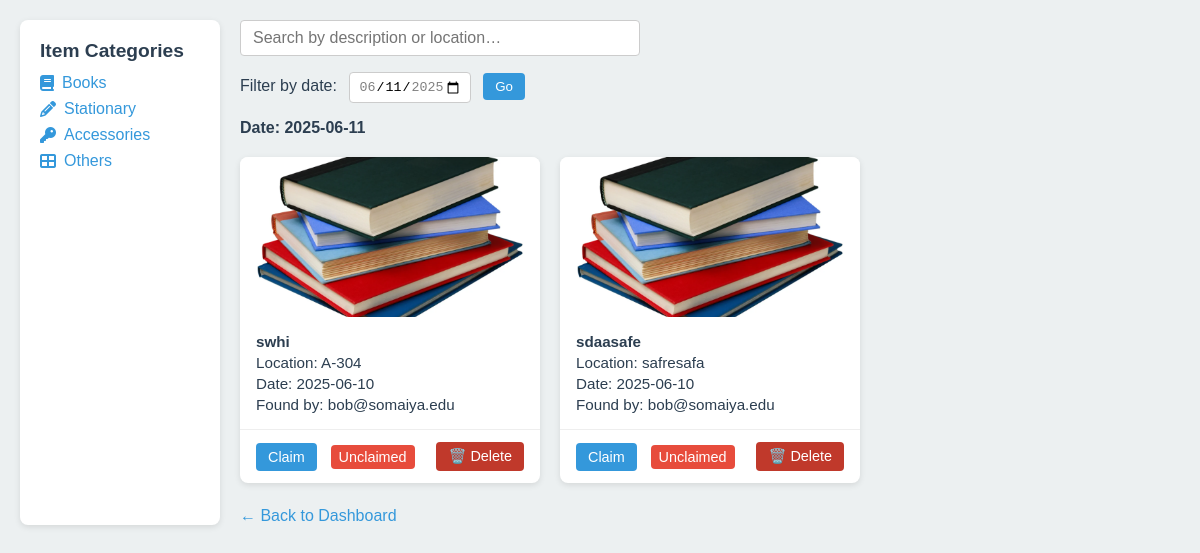
Before: /category/books (signed in) with the older database file.
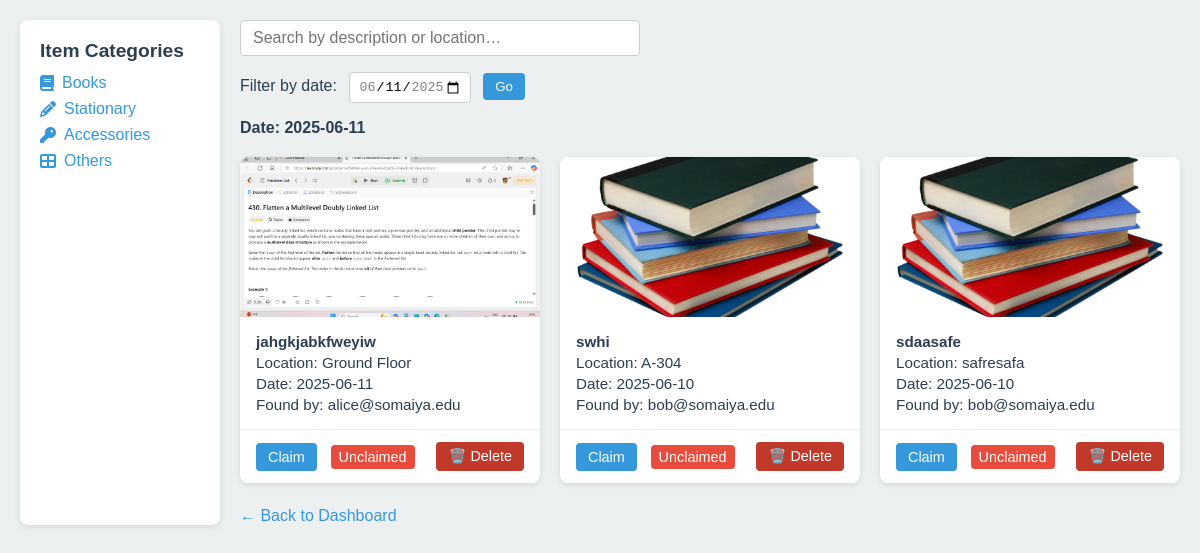
After: the same page with the newer database file.
### app.py (models this page shows)
class Report(db.Model):
    id          = db.Column(db.Integer, primary_key=True)
    email       = db.Column(db.String, nullable=False)
    filename    = db.Column(db.String, nullable=False)
    description = db.Column(db.String, nullable=False)
    location    = db.Column(db.String, nullable=False)
    date_found  = db.Column(db.String, nullable=False)  # 'YYYY-MM-DD'
    category    = db.Column(db.String, nullable=False)
    contact     = db.Column(db.String, nullable=False)
    timestamp   = db.Column(db.DateTime, server_default=db.func.now())
    claimed     = db.Column(db.Boolean, default=False)
    claimed_by  = db.Column(db.String, nullable=True)
    received    = db.Column(db.Boolean, default=False)

### app.py (the view)
@app.route('/category/<cat>')
@login_required
def category_items(cat):
    filter_date = request.args.get('filter_date')
    q = Report.query.filter_by(category=cat, received=False)
    if filter_date:
        q = q.filter_by(date_found=filter_date)
    items = q.order_by(Report.timestamp.desc()).all()
    items_for_js = [
        {'id': i.id, 'description': i.description, 'location': i.location}
        for i in items
    ]
    all_dates = [r.date_found for r in Report.query.with_entities(Report.date_found)]
    max_date = date.today().isoformat()
    min_date = (date.today() - timedelta(days=6)).isoformat()
    user_claims = {
        cr.report_id for cr in ClaimRequest.query.filter_by(user_email=session['email'])
    }
    return render_template(
        'categoryitems.html',
        items=items,
        items_for_js=items_for_js,
        category=cat,
        min_date=min_date,
        max_date=max_date,
        filter_date=filter_date,
        user_claims=user_claims
    )

### app.py (called while the page is built)
@app.context_processor
def inject_globals():
    return {
        'email': session.get('email'),
        'roles': session.get('roles', []),
        'today': date.today()
    }

def login_required(f):
    @wraps(f)
    def wrapper(*args, **kwargs):
        if 'email' not in session:
            return redirect(url_for('do_login'))
        return f(*args, **kwargs)
    return wrapper

### Templates/categoryitems.html (shortened to what this page needs)
<!DOCTYPE html>
<html lang="en">
<head>
  <link rel="stylesheet"
        href="https://cdnjs.cloudflare.com/ajax/libs/font-awesome/6.4.0/css/all.min.css" />
</head>
<body>
  <div class="container">
    <aside class="sidebar">
      <h3>Item Categories</h3>
      <nav>
        <ul>
          <li><a href="{{ url_for('category_items', cat='books') }}"><i class="fas fa-book"></i> Books</a></li>
          <li><a href="{{ url_for('category_items', cat='stationary') }}"><i class="fas fa-pencil-alt"></i> Stationary</a></li>
          <li><a href="{{ url_for('category_items', cat='accessories') }}"><i class="fas fa-key"></i> Accessories</a></li>
          <li><a href="{{ url_for('category_items', cat='others') }}"><i class="fas fa-th-large"></i> Others</a></li>
        </ul>
      </nav>
    </aside>
    <section class="main">
      <div class="search-bar">
        <input
          type="text"
          id="search"
          placeholder="Search by description or location…"
          oninput="filterCards()"
        />
      </div>
      <form class="filter" method="get"
            action="{{ url_for('category_items', cat=category) }}">
        <label for="filter_date">Filter by date:</label>
        <input
          type="date"
          id="filter_date"
          name="filter_date"
          min="{{ min_date }}"
          max="{{ max_date }}"
          value="{{ filter_date or max_date }}"
        />
        <button type="submit">Go</button>
      </form>
      <div class="current-date">
        Date:
        <strong>{{ filter_date or today.strftime('%Y-%m-%d') }}</strong>
      </div>
      <div class="card-grid">
        {% for item in items %}
          <div class="card" data-id="{{ item.id }}">
            <img
              src="{% if item.filename %}
                       {{ url_for('static', filename='uploads/'~item.filename) }}
                     {% else %}
                       {{ url_for('static', filename='images/placeholder.png') }}
                     {% endif %}"
              alt="{{ item.description }}"
            />
            <div class="card-body">
              <p><strong>{{ item.description }}</strong></p>
              <p>Location: {{ item.location }}</p>
              <p>Date: {{ item.date_found }}</p>
              <p>Found by: {{ item.email }}</p>
            </div>
            <div class="card-footer">
              {% if item.received %}
                <span class="status-indicator status-received">Received</span>
              {% elif item.claimed and item.claimed_by==email %}
                <span class="status-indicator status-claimed">Claimed</span>
              {% elif item.id in user_claims %}
                <span class="status-indicator status-claimed">Pending…</span>
              {% else %}
                <button class="action-btn claim-btn"
                        onclick='event.stopPropagation();
                          fetch("{{ url_for("claim_report",report_id=item.id) }}", {
                            method:"POST",
                            headers:{"X-CSRFToken":
                              document.querySelector("meta[name=csrf-token]")
                                      .getAttribute("content")}
                          })
                          .then(r=>r.json())
                          .then(d=>{ alert(d.message); location.reload(); });'>
                  Claim
                </button>
                <span class="status-indicator status-unclaimed">Unclaimed</span>
              {% endif %}
              {% if 'admin' in roles %}
                <button class="action-btn delete-btn"
                        onclick='event.stopPropagation();
                          if(confirm("Delete this report?")) {
                            fetch("{{ url_for("delete_report",report_id=item.id) }}", {
                              method:"POST",
                              headers:{"X-CSRFToken":
                                document.querySelector("meta[name=csrf-token]")
                                        .getAttribute("content")}
                            }).then(()=>location.reload());
                          }'>
                  🗑️ Delete
                </button>
              {% endif %}
            </div>
          </div>
        {% endfor %}
      </div>
      <a href="{{ url_for('show_home') }}" class="back-btn">&larr; Back to Dashboard</a>
    </section>
  </div>
</body>
</html>

### Templates/categoryitems.html (style rules this page uses)
* { box-sizing: border-box; }
body { margin: 0; font-family: Arial, sans-serif; background: #ecf0f1; color: #2c3e50; }
.container { display: flex; max-width: 1200px; margin: 0 auto; padding: 20px; }
.sidebar { width: 200px; background: #fff; padding: 20px; border-radius: 8px; box-shadow: 0 2px 6px rgba(0,0,0,0.1); margin-right: 20px; }
.sidebar h3 { margin-top: 0; font-size: 1.2rem; margin-bottom: 12px; }
.sidebar ul { list-style: none; padding: 0; margin: 0; }
.sidebar li + li { margin-top: 8px; }
.sidebar a { text-decoration: none; color: #3498db; font-weight: 500; display: flex; align-items: center; gap: 8px; }
.main { flex: 1; }
.search-bar { margin-bottom: 16px; }
.search-bar input { width: 100%; max-width: 400px; padding: 8px 12px; font-size: 1rem; border: 1px solid #ccc; border-radius: 4px; }
form.filter { margin-bottom: 16px; }
form.filter label { margin-right: 8px; font-weight: 500; }
form.filter input[type="date"] { padding: 6px 8px; border: 1px solid #ccc; border-radius: 4px; margin-right: 8px; }
form.filter button { padding: 6px 12px; background: #3498db; border: none; color: #fff; border-radius: 4px; cursor: pointer; }
.current-date { margin-bottom: 20px; font-weight: bold; }
.card-grid { display: grid; grid-template-columns: repeat(auto-fill, minmax(260px, 1fr)); gap: 20px; }
.card { background: #fff; border-radius: 8px; overflow: hidden; box-shadow: 0 2px 6px rgba(0,0,0,0.1); display: flex; flex-direction: column; }
.card img { width: 100%; height: 160px; object-fit: cover; }
.card-body { padding: 12px 16px; flex: 1; }
.card-body p { margin: 4px 0; font-size: 0.95rem; }
.card-footer { padding: 12px 16px; border-top: 1px solid #eee; display: flex; align-items: center; justify-content: space-between; }
.status-indicator { font-size: 0.9rem; padding: 4px 8px; border-radius: 4px; font-weight: 500; }
.status-unclaimed { background: #e74c3c; color: #fff; }
.action-btn { border: none; border-radius: 4px; padding: 6px 12px; font-size: 0.9rem; cursor: pointer; color: #fff; }
.claim-btn { background: #3498db; }
.delete-btn { background: #c0392b; margin-left: 8px; }
.back-btn { display: inline-block; margin-top: 24px; text-decoration: none; color: #3498db; font-weight: 500; }

Changed rows visible on the page:
added Report: filename (picture), description "jahgkjabkfweyiw", location "Ground Floor", date_found "2025-06-11", email "alice@somaiya.edu"
